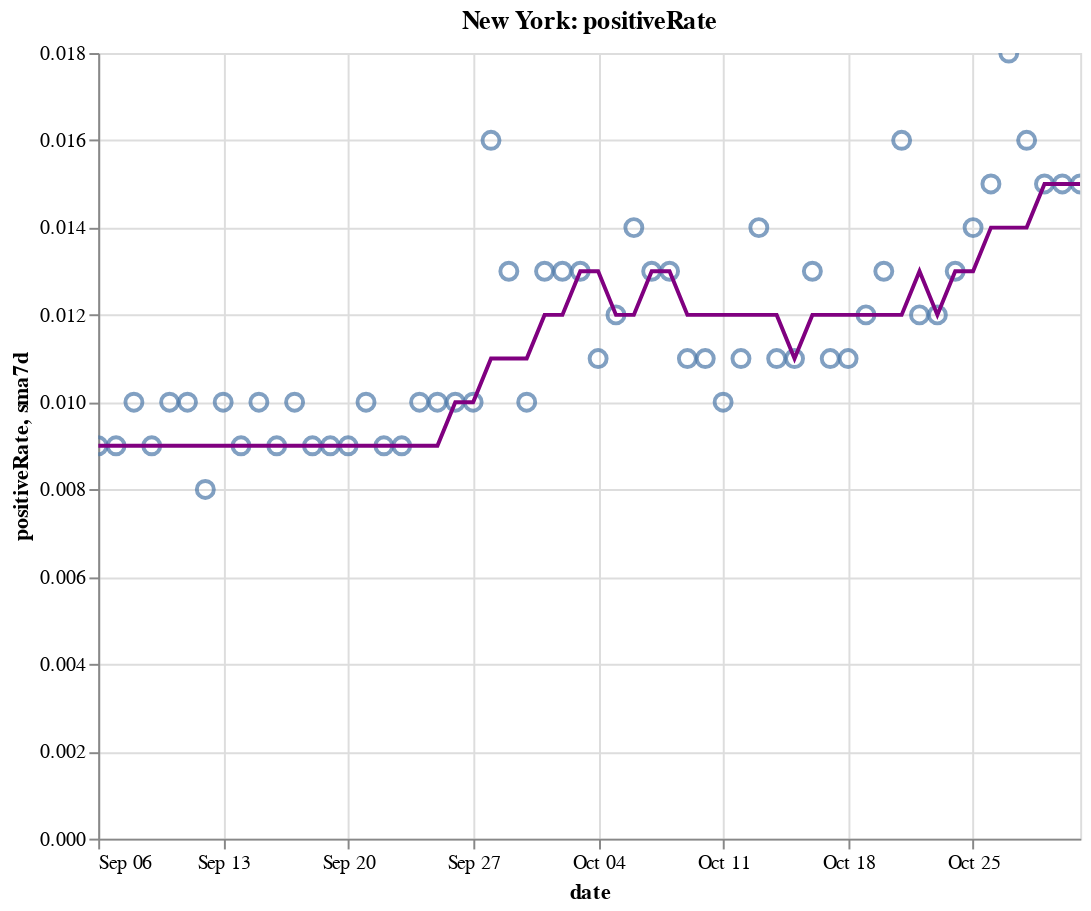

The code cell stored with this chart in its notebook:
### Code cell
create_plot(ny, 'positiveRate')

### Figure 1 — Vega-Lite specification as saved in the notebook (floating-point values rounded to 4 significant figures)
{"config": {"view": {"continuousWidth": 400, "continuousHeight": 300}}, "layer": [{"layer": [{"mark": {"type": "point", "size": 75}, "encoding": {"tooltip": [{"type": "temporal", "field": "date"}, {"type": "quantitative", "field": "positiveRate"}, {"type": "quantitative", "field": "sma7d"}], "x": {"type": "temporal", "field": "date"}, "y": {"type": "quantitative", "field": "positiveRate"}}, "selection": {"selector010": {"type": "interval", "bind": "scales", "encodings": ["x", "y"]}}}, {"mark": {"type": "line", "color": "purple"}, "encoding": {"x": {"type": "temporal", "field": "date"}, "y": {"type": "quantitative", "field": "sma7d"}}}]}, {"mark": {"type": "rule", "color": "#aaa"}, "encoding": {"x": {"type": "temporal", "field": "date"}}, "transform": [{"filter": {"selection": "selector009"}}]}, {"mark": "circle", "encoding": {"opacity": {"condition": {"value": 1, "selection": "selector009"}, "value": 0}, "tooltip": [{"type": "temporal", "field": "date"}, {"type": "quantitative", "field": "positiveRate"}, {"type": "quantitative", "field": "sma7d"}], "x": {"type": "temporal", "field": "date"}, "y": {"type": "quantitative", "field": "positiveRate"}}, "selection": {"selector009": {"type": "single", "encodings": ["x"], "on": "mouseover", "nearest": true, "empty": "none"}}}, {"mark": {"type": "text", "align": "left", "dx": 5, "dy": -5, "stroke": "white", "strokeWidth": 2}, "encoding": {"text": {"type": "quantitative", "field": "positiveRate"}, "tooltip": [{"type": "temporal", "field": "date"}, {"type": "quantitative", "field": "positiveRate"}, {"type": "quantitative", "field": "sma7d"}], "x": {"type": "temporal", "field": "date"}, "y": {"type": "quantitative", "field": "positiveRate"}}, "transform": [{"filter": {"selection": "selector009"}}]}, {"mark": {"type": "text", "align": "left", "dx": 5, "dy": -5}, "encoding": {"text": {"type": "quantitative", "field": "positiveRate"}, "tooltip": [{"type": "temporal", "field": "date"}, {"type": "quantitative", "field": "positiveRate"}, {"type": "quantitative", "field": "sma7d"}], "x": {"type": "temporal", "field": "date"}, "y": {"type": "quantitative", "field": "positiveRate"}}, "transform": [{"filter": {"selection": "selector009"}}]}], "data": {"name": "data-90d57f35796442fc41cd1e67c92a0c00"}, "height": 400, "title": "New York: positiveRate", "width": 500, "$schema": "https://vega.github.io/schema/vega-lite/v4.8.1.json", "datasets": {"data-90d57f35796442fc41cd1e67c92a0c00": [{"date": "2020-09-06T00:00:00", "totalTestResultsIncrease": 85630.0, "positiveIncrease": 729.0, "death": 25360.0, "deathIncrease": 9.0, "positiveRate": 0.009, "state": "New York", "sma7d": 0.009}, {"date": "2020-09-07T00:00:00", "totalTestResultsIncrease": 58860.0, "positiveIncrease": 520.0, "death": 25360.0, "deathIncrease": 2.0, "positiveRate": 0.009, "state": "New York", "sma7d": 0.009}, {"date": "2020-09-08T00:00:00", "totalTestResultsIncrease": 57830.0, "positiveIncrease": 557.0, "death": 25370.0, "deathIncrease": 6.0, "positiveRate": 0.01, "state": "New York", "sma7d": 0.009}, {"date": "2020-09-09T00:00:00", "totalTestResultsIncrease": 63230.0, "positiveIncrease": 576.0, "death": 25370.0, "deathIncrease": 3.0, "positiveRate": 0.009, "state": "New York", "sma7d": 0.009}, {"date": "2020-09-10T00:00:00", "totalTestResultsIncrease": 76810.0, "positiveIncrease": 757.0, "death": 25380.0, "deathIncrease": 7.0, "positiveRate": 0.01, "state": "New York", "sma7d": 0.009}, {"date": "2020-09-11T00:00:00", "totalTestResultsIncrease": 89720.0, "positiveIncrease": 880.0, "death": 25380.0, "deathIncrease": 5.0, "positiveRate": 0.01, "state": "New York", "sma7d": 0.009}, {"date": "2020-09-12T00:00:00", "totalTestResultsIncrease": 102900.0, "positiveIncrease": 849.0, "death": 25380.0, "deathIncrease": 2.0, "positiveRate": 0.008, "state": "New York", "sma7d": 0.009}, {"date": "2020-09-13T00:00:00", "totalTestResultsIncrease": 72670.0, "positiveIncrease": 725.0, "death": 25390.0, "deathIncrease": 6.0, "positiveRate": 0.01, "state": "New York", "sma7d": 0.009}, {"date": "2020-09-14T00:00:00", "totalTestResultsIncrease": 63360.0, "positiveIncrease": 583.0, "death": 25390.0, "deathIncrease": 4.0, "positiveRate": 0.009, "state": "New York", "sma7d": 0.009}, {"date": "2020-09-15T00:00:00", "totalTestResultsIncrease": 73680.0, "positiveIncrease": 766.0, "death": 25400.0, "deathIncrease": 11.0, "positiveRate": 0.01, "state": "New York", "sma7d": 0.009}, {"date": "2020-09-16T00:00:00", "totalTestResultsIncrease": 75090.0, "positiveIncrease": 652.0, "death": 25410.0, "deathIncrease": 5.0, "positiveRate": 0.009, "state": "New York", "sma7d": 0.009}, {"date": "2020-09-17T00:00:00", "totalTestResultsIncrease": 91500.0, "positiveIncrease": 896.0, "death": 25410.0, "deathIncrease": 3.0, "positiveRate": 0.01, "state": "New York", "sma7d": 0.009}, {"date": "2020-09-18T00:00:00", "totalTestResultsIncrease": 89730.0, "positiveIncrease": 790.0, "death": 25420.0, "deathIncrease": 10.0, "positiveRate": 0.009, "state": "New York", "sma7d": 0.009}, {"date": "2020-09-19T00:00:00", "totalTestResultsIncrease": 110400.0, "positiveIncrease": 986.0, "death": 25420.0, "deathIncrease": 2.0, "positiveRate": 0.009, "state": "New York", "sma7d": 0.009}, {"date": "2020-09-20T00:00:00", "totalTestResultsIncrease": 100400.0, "positiveIncrease": 862.0, "death": 25430.0, "deathIncrease": 2.0, "positiveRate": 0.009, "state": "New York", "sma7d": 0.009}, {"date": "2020-09-21T00:00:00", "totalTestResultsIncrease": 58320.0, "positiveIncrease": 573.0, "death": 25430.0, "deathIncrease": 1.0, "positiveRate": 0.01, "state": "New York", "sma7d": 0.009}, {"date": "2020-09-22T00:00:00", "totalTestResultsIncrease": 84000.0, "positiveIncrease": 754.0, "death": 25430.0, "deathIncrease": 4.0, "positiveRate": 0.009, "state": "New York", "sma7d": 0.009}, {"date": "2020-09-23T00:00:00", "totalTestResultsIncrease": 70930.0, "positiveIncrease": 665.0, "death": 25440.0, "deathIncrease": 5.0, "positiveRate": 0.009, "state": "New York", "sma7d": 0.009}, {"date": "2020-09-24T00:00:00", "totalTestResultsIncrease": 92950.0, "positiveIncrease": 955.0, "death": 25440.0, "deathIncrease": 2.0, "positiveRate": 0.01, "state": "New York", "sma7d": 0.009}, {"date": "2020-09-25T00:00:00", "totalTestResultsIncrease": 94820.0, "positiveIncrease": 908.0, "death": 25450.0, "deathIncrease": 7.0, "positiveRate": 0.01, "state": "New York", "sma7d": 0.009}, {"date": "2020-09-26T00:00:00", "totalTestResultsIncrease": 99950.0, "positiveIncrease": 1005.0, "death": 25450.0, "deathIncrease": 4.0, "positiveRate": 0.01, "state": "New York", "sma7d": 0.01}, {"date": "2020-09-27T00:00:00", "totalTestResultsIncrease": 84770.0, "positiveIncrease": 866.0, "death": 25460.0, "deathIncrease": 6.0, "positiveRate": 0.01, "state": "New York", "sma7d": 0.01}, {"date": "2020-09-28T00:00:00", "totalTestResultsIncrease": 52940.0, "positiveIncrease": 834.0, "death": 25470.0, "deathIncrease": 12.0, "positiveRate": 0.016, "state": "New York", "sma7d": 0.011}, {"date": "2020-09-29T00:00:00", "totalTestResultsIncrease": 88230.0, "positiveIncrease": 1189.0, "death": 25470.0, "deathIncrease": 2.0, "positiveRate": 0.013, "state": "New York", "sma7d": 0.011}, {"date": "2020-09-30T00:00:00", "totalTestResultsIncrease": 97960.0, "positiveIncrease": 1000.0, "death": 25480.0, "deathIncrease": 9.0, "positiveRate": 0.01, "state": "New York", "sma7d": 0.011}, {"date": "2020-10-01T00:00:00", "totalTestResultsIncrease": 109200.0, "positiveIncrease": 1382.0, "death": 25490.0, "deathIncrease": 11.0, "positiveRate": 0.013, "state": "New York", "sma7d": 0.012}, {"date": "2020-10-02T00:00:00", "totalTestResultsIncrease": 119500.0, "positiveIncrease": 1598.0, "death": 25500.0, "deathIncrease": 7.0, "positiveRate": 0.013, "state": "New York", "sma7d": 0.012}, {"date": "2020-10-03T00:00:00", "totalTestResultsIncrease": 134300.0, "positiveIncrease": 1731.0, "death": 25500.0, "deathIncrease": 8.0, "positiveRate": 0.013, "state": "New York", "sma7d": 0.013}, {"date": "2020-10-04T00:00:00", "totalTestResultsIncrease": 110300.0, "positiveIncrease": 1222.0, "death": 25520.0, "deathIncrease": 14.0, "positiveRate": 0.011, "state": "New York", "sma7d": 0.013}, {"date": "2020-10-05T00:00:00", "totalTestResultsIncrease": 76400.0, "positiveIncrease": 933.0, "death": 25530.0, "deathIncrease": 8.0, "positiveRate": 0.012, "state": "New York", "sma7d": 0.012}, {"date": "2020-10-06T00:00:00", "totalTestResultsIncrease": 96360.0, "positiveIncrease": 1393.0, "death": 25540.0, "deathIncrease": 9.0, "positiveRate": 0.014, "state": "New York", "sma7d": 0.012}, {"date": "2020-10-07T00:00:00", "totalTestResultsIncrease": 108200.0, "positiveIncrease": 1360.0, "death": 25540.0, "deathIncrease": 9.0, "positiveRate": 0.013, "state": "New York", "sma7d": 0.013}, {"date": "2020-10-08T00:00:00", "totalTestResultsIncrease": 145800.0, "positiveIncrease": 1836.0, "death": 25560.0, "deathIncrease": 10.0, "positiveRate": 0.013, "state": "New York", "sma7d": 0.013}, {"date": "2020-10-09T00:00:00", "totalTestResultsIncrease": 139300.0, "positiveIncrease": 1592.0, "death": 25560.0, "deathIncrease": 6.0, "positiveRate": 0.011, "state": "New York", "sma7d": 0.012}, {"date": "2020-10-10T00:00:00", "totalTestResultsIncrease": 134600.0, "positiveIncrease": 1447.0, "death": 25570.0, "deathIncrease": 8.0, "positiveRate": 0.011, "state": "New York", "sma7d": 0.012}, {"date": "2020-10-11T00:00:00", "totalTestResultsIncrease": 118300.0, "positiveIncrease": 1143.0, "death": 25570.0, "deathIncrease": 5.0, "positiveRate": 0.01, "state": "New York", "sma7d": 0.012}, {"date": "2020-10-12T00:00:00", "totalTestResultsIncrease": 91790.0, "positiveIncrease": 1029.0, "death": 25590.0, "deathIncrease": 13.0, "positiveRate": 0.011, "state": "New York", "sma7d": 0.012}, {"date": "2020-10-13T00:00:00", "totalTestResultsIncrease": 99070.0, "positiveIncrease": 1393.0, "death": 25600.0, "deathIncrease": 11.0, "positiveRate": 0.014, "state": "New York", "sma7d": 0.012}, {"date": "2020-10-14T00:00:00", "totalTestResultsIncrease": 111700.0, "positiveIncrease": 1232.0, "death": 25600.0, "deathIncrease": 7.0, "positiveRate": 0.011, "state": "New York", "sma7d": 0.012}, {"date": "2020-10-15T00:00:00", "totalTestResultsIncrease": 133200.0, "positiveIncrease": 1460.0, "death": 25620.0, "deathIncrease": 13.0, "positiveRate": 0.011, "state": "New York", "sma7d": 0.011}, {"date": "2020-10-16T00:00:00", "totalTestResultsIncrease": 136000.0, "positiveIncrease": 1707.0, "death": 25630.0, "deathIncrease": 10.0, "positiveRate": 0.013, "state": "New York", "sma7d": 0.012}, {"date": "2020-10-17T00:00:00", "totalTestResultsIncrease": 160000.0, "positiveIncrease": 1784.0, "death": 25640.0, "deathIncrease": 9.0, "positiveRate": 0.011, "state": "New York", "sma7d": 0.012}, {"date": "2020-10-18T00:00:00", "totalTestResultsIncrease": 128800.0, "positiveIncrease": 1390.0, "death": 25640.0, "deathIncrease": 7.0, "positiveRate": 0.011, "state": "New York", "sma7d": 0.012}, {"date": "2020-10-19T00:00:00", "totalTestResultsIncrease": 82010.0, "positiveIncrease": 998.0, "death": 25660.0, "deathIncrease": 15.0, "positiveRate": 0.012, "state": "New York", "sma7d": 0.012}, {"date": "2020-10-20T00:00:00", "totalTestResultsIncrease": 90540.0, "positiveIncrease": 1201.0, "death": 25670.0, "deathIncrease": 13.0, "positiveRate": 0.013, "state": "New York", "sma7d": 0.012}, {"date": "2020-10-21T00:00:00", "totalTestResultsIncrease": 124800.0, "positiveIncrease": 2026.0, "death": 25680.0, "deathIncrease": 7.0, "positiveRate": 0.016, "state": "New York", "sma7d": 0.012}, {"date": "2020-10-22T00:00:00", "totalTestResultsIncrease": 135300.0, "positiveIncrease": 1628.0, "death": 25690.0, "deathIncrease": 15.0, "positiveRate": 0.012, "state": "New York", "sma7d": 0.013}, {"date": "2020-10-23T00:00:00", "totalTestResultsIncrease": 141500.0, "positiveIncrease": 1637.0, "death": 25700.0, "deathIncrease": 11.0, "positiveRate": 0.012, "state": "New York", "sma7d": 0.012}, {"date": "2020-10-24T00:00:00", "totalTestResultsIncrease": 156900.0, "positiveIncrease": 2061.0, "death": 25720.0, "deathIncrease": 13.0, "positiveRate": 0.013, "state": "New York", "sma7d": 0.013}, {"date": "2020-10-25T00:00:00", "totalTestResultsIncrease": 120800.0, "positiveIncrease": 1632.0, "death": 25730.0, "deathIncrease": 12.0, "positiveRate": 0.014, "state": "New York", "sma7d": 0.013}, {"date": "2020-10-26T00:00:00", "totalTestResultsIncrease": 82120.0, "positiveIncrease": 1191.0, "death": 25740.0, "deathIncrease": 12.0, "positiveRate": 0.015, "state": "New York", "sma7d": 0.014}, {"date": "2020-10-27T00:00:00", "totalTestResultsIncrease": 111600.0, "positiveIncrease": 1991.0, "death": 25760.0, "deathIncrease": 16.0, "positiveRate": 0.018, "state": "New York", "sma7d": 0.014}, {"date": "2020-10-28T00:00:00", "totalTestResultsIncrease": 129700.0, "positiveIncrease": 2031.0, "death": 25770.0, "deathIncrease": 15.0, "positiveRate": 0.016, "state": "New York", "sma7d": 0.014}, {"date": "2020-10-29T00:00:00", "totalTestResultsIncrease": 168400.0, "positiveIncrease": 2499.0, "death": 25790.0, "deathIncrease": 19.0, "positiveRate": 0.015, "state": "New York", "sma7d": 0.015}, {"date": "2020-10-30T00:00:00", "totalTestResultsIncrease": 146900.0, "positiveIncrease": 2255.0, "death": 25800.0, "deathIncrease": 12.0, "positiveRate": 0.015, "state": "New York", "sma7d": 0.015}, {"date": "2020-10-31T00:00:00", "totalTestResultsIncrease": 137000.0, "positiveIncrease": 2049.0, "death": 25810.0, "deathIncrease": 3.0, "positiveRate": 0.015, "state": "New York", "sma7d": 0.015}]}}
